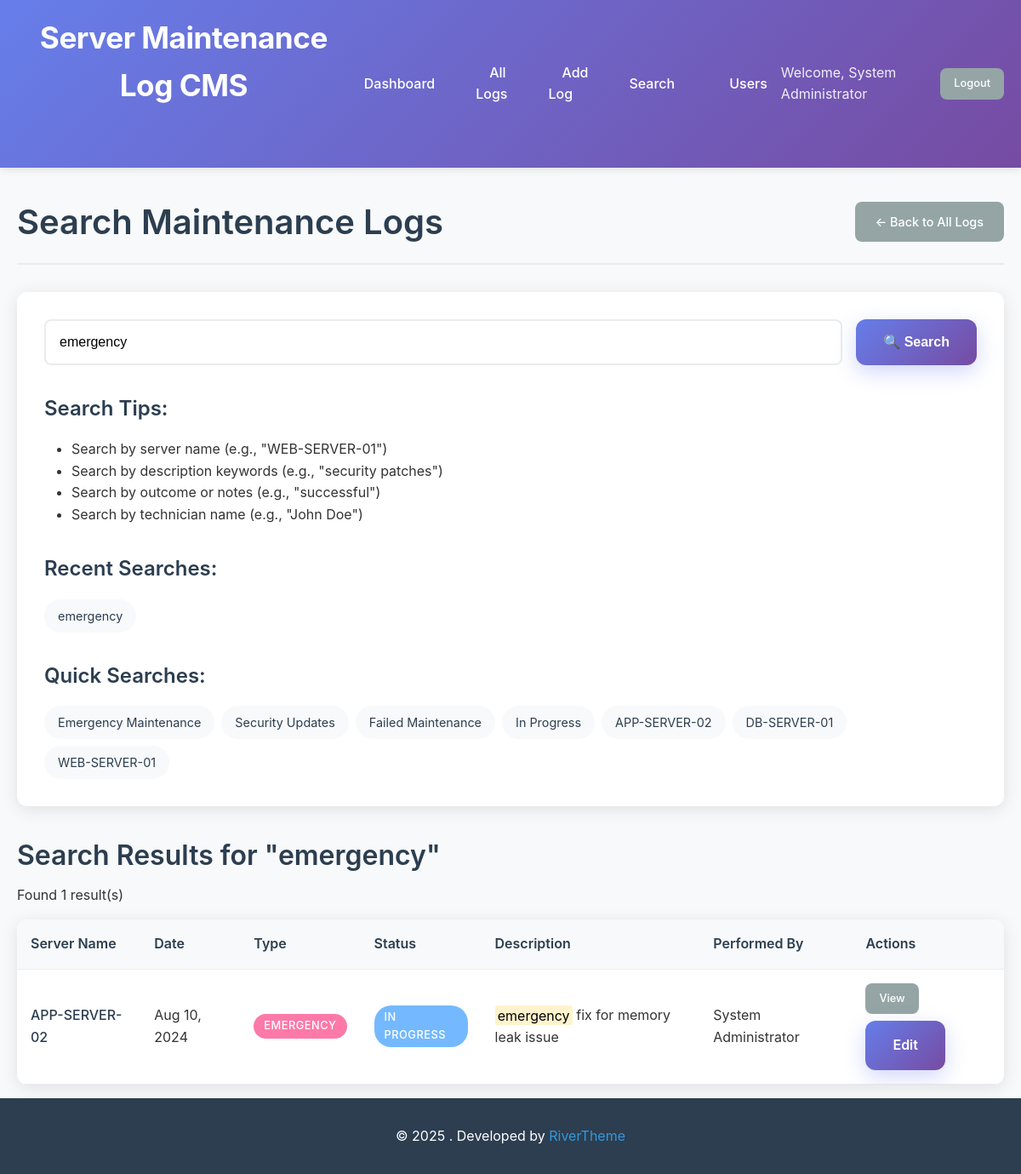
The page /search.php?search=emergency (signed in) on the database its author committed.
### tables this page shows
CREATE TABLE IF NOT EXISTS maintenance_logs (
    id INT AUTO_INCREMENT PRIMARY KEY,
    server_name VARCHAR(100) NOT NULL,
    maintenance_date DATE NOT NULL,
    start_time TIME,
    end_time TIME,
    description TEXT NOT NULL,
    maintenance_type ENUM('routine', 'emergency', 'upgrade', 'repair', 'security') NOT NULL,
    status ENUM('scheduled', 'in_progress', 'completed', 'failed', 'cancelled') DEFAULT 'scheduled',
    outcome TEXT,
    performed_by INT NOT NULL,
    created_at TIMESTAMP DEFAULT CURRENT_TIMESTAMP,
    updated_at TIMESTAMP DEFAULT CURRENT_TIMESTAMP ON UPDATE CURRENT_TIMESTAMP,
    FOREIGN KEY (performed_by) REFERENCES users(id) ON DELETE RESTRICT
);

CREATE TABLE IF NOT EXISTS users (
    id INT AUTO_INCREMENT PRIMARY KEY,
    username VARCHAR(50) UNIQUE NOT NULL,
    email VARCHAR(100) UNIQUE NOT NULL,
    password_hash VARCHAR(255) NOT NULL,
    full_name VARCHAR(100) NOT NULL,
    role ENUM('admin', 'staff') DEFAULT 'staff',
    created_at TIMESTAMP DEFAULT CURRENT_TIMESTAMP,
    updated_at TIMESTAMP DEFAULT CURRENT_TIMESTAMP ON UPDATE CURRENT_TIMESTAMP,
    is_active BOOLEAN DEFAULT TRUE
);

### config/database.php (called while the page is built, shortened)
<?php
class Database {
    private $host = DB_HOST;
    private $db_name = DB_NAME;
    private $username = DB_USER;
    private $password = DB_PASS;
    private $charset = DB_CHARSET;
    public function getConnection() {
        $this->pdo = null;
        try {
            $dsn = "mysql:host=" . $this->host . ";dbname=" . $this->db_name . ";charset=" . $this->charset;
            $options = [
                PDO::ATTR_ERRMODE => PDO::ERRMODE_EXCEPTION,
                PDO::ATTR_DEFAULT_FETCH_MODE => PDO::FETCH_ASSOC,
                PDO::ATTR_EMULATE_PREPARES => false,
            ];
            $this->pdo = new PDO($dsn, $this->username, $this->password, $options);
        } catch(PDOException $exception) {
            echo "Connection error: " . $exception->getMessage();
            die();
        }
        return $this->pdo;
    }
}
function getDB() {
    $database = new Database();
    return $database->getConnection();
}
?>

### includes/MaintenanceLog.php (called while the page is built, shortened)
<?php
require_once __DIR__ . '/../config/config.php';
class MaintenanceLog {
    private $db;
    public function __construct() {
        $this->db = getDB();
    }
    public function getServerNames() {
        try {
            $sql = "SELECT DISTINCT server_name FROM maintenance_logs ORDER BY server_name";
            $stmt = $this->db->prepare($sql);
            $stmt->execute();
            return $stmt->fetchAll(PDO::FETCH_COLUMN);
        } catch (PDOException $e) {
            return [];
        }
    }
    public function search($searchTerm, $limit = null, $offset = 0) {
        try {
            $sql = "SELECT ml.*, u.full_name as performed_by_name, u.username as performed_by_username
                    FROM maintenance_logs ml
                    LEFT JOIN users u ON ml.performed_by = u.id
                    WHERE ml.server_name LIKE ?
                    OR ml.description LIKE ?
                    OR ml.outcome LIKE ?
                    OR u.full_name LIKE ?
                    ORDER BY ml.maintenance_date DESC";
            $searchParam = '%' . $searchTerm . '%';
            $params = [$searchParam, $searchParam, $searchParam, $searchParam];
            if ($limit) {
                $sql .= " LIMIT ? OFFSET ?";
                $params[] = $limit;
                $params[] = $offset;
            }
            $stmt = $this->db->prepare($sql);
            $stmt->execute($params);
            return $stmt->fetchAll();
        } catch (PDOException $e) {
            return [];
        }
    }
}
?>

### config/config.php (called while the page is built, shortened)
<?php
require_once 'database.php';
function sanitizeInput($data) {
    $data = trim($data);
    $data = stripslashes($data);
    $data = htmlspecialchars($data);
    return $data;
}
function isAdmin() {
    return isset($_SESSION['user_role']) && $_SESSION['user_role'] === 'admin';
}
function formatDate($date, $format = DISPLAY_DATE_FORMAT) {
    return date($format, strtotime($date));
}
?>

### search.php (the view, shortened to what this page needs)
<?php
require_once 'config/config.php';
require_once 'includes/MaintenanceLog.php';
$maintenanceLog = new MaintenanceLog();
$searchResults = [];
$searchTerm = '';
$totalResults = 0;
$page = intval($_GET['page'] ?? 1);
$limit = RECORDS_PER_PAGE;
$offset = ($page - 1) * $limit;
if ($_SERVER['REQUEST_METHOD'] === 'GET' && !empty($_GET['search'])) {
    $searchTerm = sanitizeInput($_GET['search']);
    $searchResults = $maintenanceLog->search($searchTerm, $limit, $offset);
    $allResults = $maintenanceLog->search($searchTerm);
    $totalResults = count($allResults);
}
if (!empty($searchTerm) && !in_array($searchTerm, $_SESSION['recent_searches'])) {
    array_unshift($_SESSION['recent_searches'], $searchTerm);
}
$serverNames = $maintenanceLog->getServerNames();
?>
<!DOCTYPE html>
<html lang="en">
<head>
    <link rel="stylesheet" href="assets/css/style.css">
</head>
<body>
    <?php include 'includes/header.php'; ?>
    <div class="container">
        <div class="page-header">
            <h1>Search Maintenance Logs</h1>
            <a href="logs.php" class="btn btn-secondary">← Back to All Logs</a>
        </div>
        <div class="search-section">
            <form method="GET" action="search.php" class="search-form">
                <div class="search-input-group">
                    <input type="text" name="search" id="search"
                           value="<?php echo htmlspecialchars($searchTerm); ?>"
                           placeholder="Search by server name, description, outcome, or technician name..."
                           class="search-input" required>
                    <button type="submit" class="btn btn-primary search-btn">🔍 Search</button>
                </div>
            </form>
            <div class="search-tips">
                <h3>Search Tips:</h3>
                <ul>
                    <li>Search by server name (e.g., "WEB-SERVER-01")</li>
                    <li>Search by description keywords (e.g., "security patches")</li>
                    <li>Search by outcome or notes (e.g., "successful")</li>
                    <li>Search by technician name (e.g., "John Doe")</li>
                </ul>
            </div>
            <?php if (!empty($_SESSION['recent_searches'])): ?>
            <div class="recent-searches">
                <h3>Recent Searches:</h3>
                <div class="search-tags">
                    <?php foreach ($_SESSION['recent_searches'] as $recentSearch): ?>
                    <a href="search.php?search=<?php echo urlencode($recentSearch); ?>" class="search-tag">
                        <?php echo htmlspecialchars($recentSearch); ?>
                    </a>
                    <?php endforeach; ?>
                </div>
            </div>
            <?php endif; ?>
            <div class="quick-searches">
                <h3>Quick Searches:</h3>
                <div class="search-tags">
                    <a href="search.php?search=emergency" class="search-tag">Emergency Maintenance</a>
                    <a href="search.php?search=security" class="search-tag">Security Updates</a>
                    <a href="search.php?search=failed" class="search-tag">Failed Maintenance</a>
                    <a href="search.php?search=in_progress" class="search-tag">In Progress</a>
                    <?php foreach (array_slice($serverNames, 0, 3) as $serverName): ?>
                    <a href="search.php?search=<?php echo urlencode($serverName); ?>" class="search-tag">
                        <?php echo htmlspecialchars($serverName); ?>
                    </a>
                    <?php endforeach; ?>
                </div>
            </div>
        </div>
        <?php if (!empty($searchTerm)): ?>
        <div class="search-results">
            <div class="results-header">
                <h2>Search Results for "<?php echo htmlspecialchars($searchTerm); ?>"</h2>
                <p>Found <?php echo $totalResults; ?> result(s)</p>
            </div>
            <?php if (empty($searchResults)): ?>
                <div class="empty-state">
                    <p>No maintenance logs found matching your search criteria.</p>
                    <div class="search-suggestions">
                        <h3>Try:</h3>
                        <ul>
                            <li>Using different keywords</li>
                            <li>Checking for typos</li>
                            <li>Using broader search terms</li>
                            <li><a href="logs.php">Browse all logs</a> with filters</li>
                        </ul>
                    </div>
                </div>
            <?php else: ?>
                <div class="table-responsive">
                    <table class="table">
                        <thead>
                            <tr>
                                <th>Server Name</th>
                                <th>Date</th>
                                <th>Type</th>
                                <th>Status</th>
                                <th>Description</th>
                                <th>Performed By</th>
                                <th>Actions</th>
                            </tr>
                        </thead>
                        <tbody>
                            <?php foreach ($searchResults as $log): ?>
                            <tr>
                                <td>
                                    <a href="view_log.php?id=<?php echo $log['id']; ?>" class="log-link">
                                        <?php
                                        $serverName = htmlspecialchars($log['server_name']);
                                        echo $serverName;
                                        ?>
                                    </a>
                                </td>
                                <td><?php echo formatDate($log['maintenance_date']); ?></td>
                                <td>
                                    <span class="badge badge-type-<?php echo $log['maintenance_type']; ?>">
                                        <?php echo ucfirst($log['maintenance_type']); ?>
                                    </span>
                                </td>
                                <td>
                                    <span class="badge badge-status-<?php echo $log['status']; ?>">
                                        <?php echo ucfirst(str_replace('_', ' ', $log['status'])); ?>
                                    </span>
                                </td>
                                <td class="description-cell">
                                    <?php
                                    $description = htmlspecialchars($log['description']);
                                    if (stripos($description, $searchTerm) !== false) {
                                        $description = str_ireplace($searchTerm, '<mark>' . $searchTerm . '</mark>', $description);
                                    }
                                    echo $description;
                                    ?>
                                </td>
                                <td>
                                    <?php
                                    $performedBy = htmlspecialchars($log['performed_by_name']);
                                    echo $performedBy;
                                    ?>
                                </td>
                                <td>
                                    <div class="action-buttons">
                                        <a href="view_log.php?id=<?php echo $log['id']; ?>" class="btn btn-sm btn-secondary">View</a>
                                        <?php if (isAdmin() || $log['performed_by'] == $_SESSION['user_id']): ?>
                                        <a href="edit_log.php?id=<?php echo $log['id']; ?>" class="btn btn-sm btn-primary">Edit</a>
                                        <?php endif; ?>
                                    </div>
                                </td>
                            </tr>
                            <?php endforeach; ?>
                        </tbody>
                    </table>
                </div>
            <?php endif; ?>
        </div>
        <?php endif; ?>
    </div>
    <?php include 'includes/footer.php'; ?>
</body>
</html>

### assets/css/style.css (style rules this page uses)
* { margin: 0; padding: 0; box-sizing: border-box; }
body { font-family: -apple-system, BlinkMacSystemFont, 'Segoe UI', Roboto, Oxygen, Ubuntu, Cantarell, sans-serif; line-height: 1.6; color: #333; background-color: #f8f9fa; min-height: 100vh; display: flex; flex-direction: column; }
h1, h2, h3, h4, h5, h6 { font-weight: 600; margin-bottom: 0.5rem; color: #2c3e50; }
h1 { font-size: 2.5rem; }
h2 { font-size: 2rem; }
h3 { font-size: 1.5rem; }
p { margin-bottom: 1rem; }
a { color: #3498db; text-decoration: none; transition: color 0.3s ease; }
.container { max-width: 1200px; margin: 0 auto; padding: 0 20px; flex: 1; }
.page-header { display: flex; justify-content: space-between; align-items: center; margin: 2rem 0; padding-bottom: 1rem; border-bottom: 2px solid #e9ecef; }
.page-header h1 { margin: 0; }
.btn { display: inline-flex; align-items: center; gap: 0.5rem; padding: 0.75rem 1.5rem; border: none; border-radius: 8px; font-size: 0.9rem; font-weight: 500; text-decoration: none; cursor: pointer; transition: all 0.3s ease; text-align: center; }
.btn-primary { background-color: #3498db; color: white; }
.btn-secondary { background-color: #95a5a6; color: white; }
.btn-sm { padding: 0.5rem 1rem; font-size: 0.8rem; }
.action-buttons { display: flex; gap: 0.5rem; flex-wrap: wrap; }
.btn-primary { background: linear-gradient(135deg, #667eea 0%, #764ba2 100%); border: none; color: white; padding: 1rem 2rem; border-radius: 12px; font-size: 1rem; font-weight: 600; cursor: pointer; transition: all 0.3s ease; display: flex; align-items: center; justify-content: center; gap: 0.5rem; box-shadow: 0 8px 25px rgba(102, 126, 234, 0.3); }
.table-responsive { overflow-x: auto; margin: 1rem 0; background: white; border-radius: 12px; box-shadow: 0 4px 20px rgba(0,0,0,0.1); }
.table { width: 100%; border-collapse: collapse; margin: 0; }
.table th, .table td { padding: 1rem; text-align: left; border-bottom: 1px solid #e9ecef; }
.table th { background-color: #f8f9fa; font-weight: 600; color: #2c3e50; position: sticky; top: 0; }
.log-link { font-weight: 500; color: #2c3e50; }
.badge { display: inline-block; padding: 0.25rem 0.75rem; font-size: 0.8rem; font-weight: 500; border-radius: 20px; text-transform: uppercase; letter-spacing: 0.5px; }
.badge-status-in_progress { background-color: #74b9ff; color: white; }
.badge-type-emergency { background-color: #fd79a8; color: white; }
.search-section { background: white; padding: 2rem; border-radius: 12px; box-shadow: 0 4px 20px rgba(0,0,0,0.1); margin: 2rem 0; }
.search-form { margin-bottom: 2rem; }
.search-input-group { display: flex; gap: 1rem; align-items: stretch; }
.search-input { flex: 1; padding: 1rem; border: 2px solid #e9ecef; border-radius: 8px; font-size: 1rem; }
.search-btn { white-space: nowrap; }
.search-tips, .recent-searches, .quick-searches { margin-top: 2rem; }
.search-tips h3, .recent-searches h3, .quick-searches h3 { margin-bottom: 1rem; color: #2c3e50; }
.search-tips ul { list-style-type: disc; margin-left: 2rem; }
.search-tags { display: flex; flex-wrap: wrap; gap: 0.5rem; }
.search-tag { background-color: #f8f9fa; color: #2c3e50; padding: 0.5rem 1rem; border-radius: 20px; text-decoration: none; font-size: 0.9rem; transition: background-color 0.3s ease; }
.search-results { margin-top: 2rem; }
.results-header { margin-bottom: 1rem; }
.description-cell { max-width: 300px; }
mark { background-color: #fff3cd; padding: 0.1rem 0.2rem; border-radius: 3px; }

### rows shown on the page
maintenance_logs: server_name "APP-SERVER-02", maintenance_date "Aug 10, 2024", maintenance_type "EMERGENCY", status "IN PROGRESS", description "emergency fix for memory leak issue", performed_by.full_name "System Administrator"

### other values the page prints
APP_NAME "Server Maintenance Log CMS"
$_SESSION['user_name'] "System Administrator"
$recentSearch "emergency"
$serverName "APP-SERVER-02"
$serverName "DB-SERVER-01"
$serverName "WEB-SERVER-01"
$searchTerm "emergency"
$totalResults "1"
